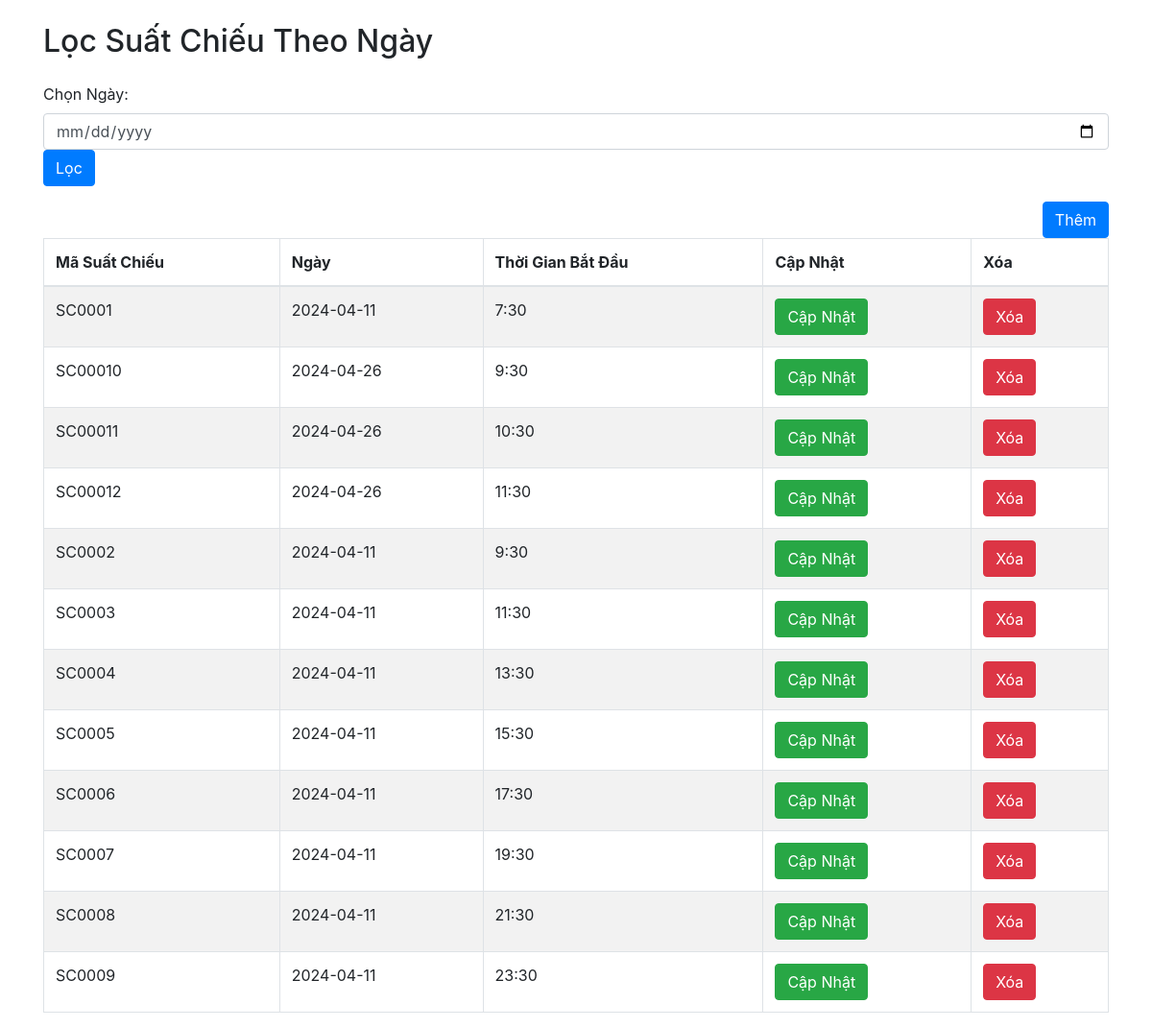
Before: /pages/suatchieuadmin.php with the older database file.
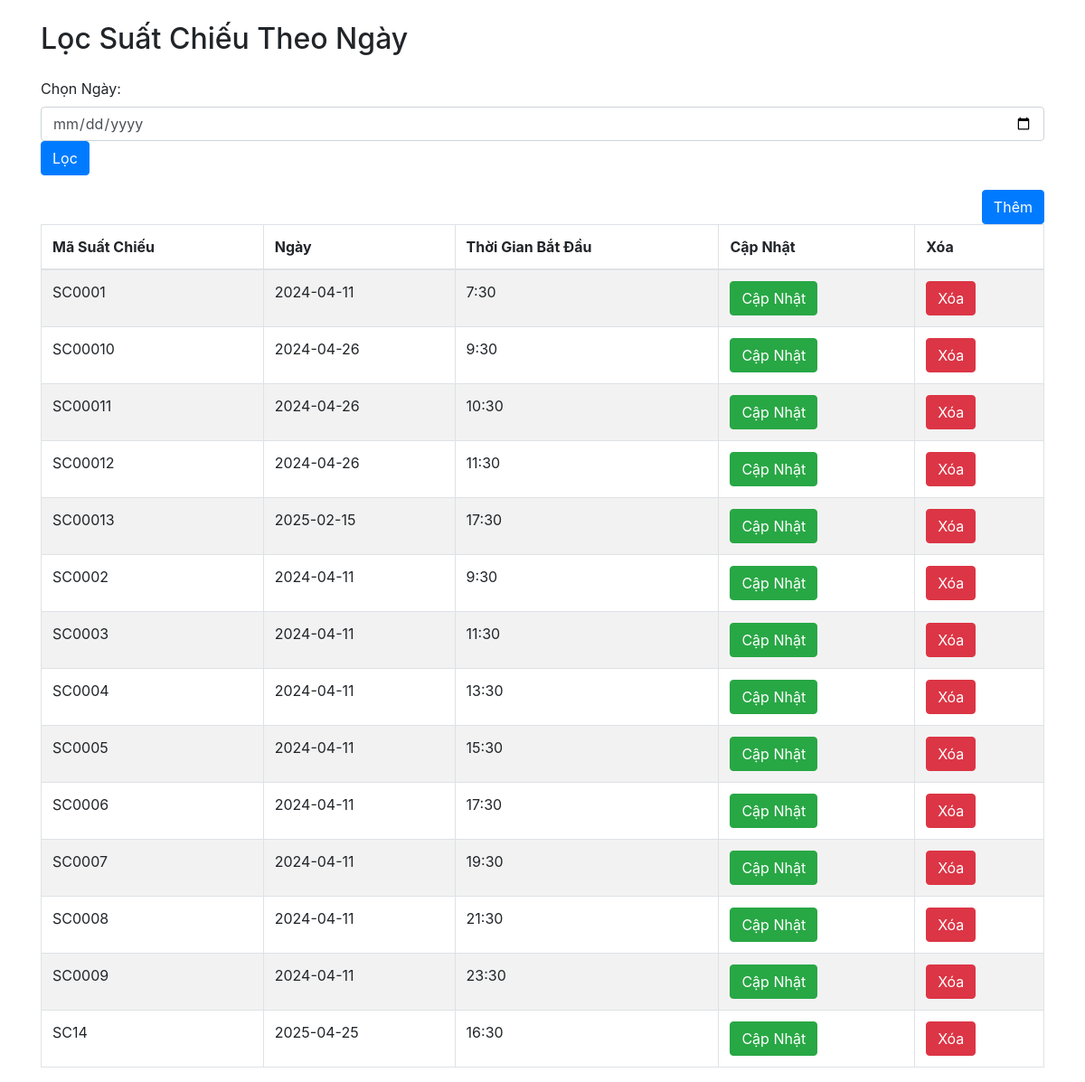
After: the same page with the newer database file.
### tables this page shows
CREATE TABLE `suatchieu` (
  `MASC` varchar(10) NOT NULL,
  `NGAY` date DEFAULT NULL,
  `THOIGIANBATDAU` varchar(10) DEFAULT NULL
);

### database/connectDatabase.php (called while the page is built, shortened)
<?php
class connectDatabase{
    public  $conn;
    public function __construct(){
        $this->servername = "127.0.0.1";
        $this->username = "root";
        $this->password = "";
        $this->database = "cinema";
        $this->conn = new mysqli($this->servername, $this->username, $this->password, $this->database);
    }
    public function executeQuery($query) {
        try{
            $result = $this->conn->query($query);
            return $result;
        }catch(Exception $e){
            echo "Lỗi truy vấn: " . $e->getMessage();
            return false;
        }
    }
}

### pages/suatchieuadmin.php (the view, shortened to what this page needs)
<?php
    require_once('./database/connectDatabase.php');
    $conn = new connectDatabase();
?>
<!DOCTYPE html>
<html lang="en">
<head>
    <link rel="stylesheet" href="https://cdn.jsdelivr.net/npm/bootstrap@4.6.2/dist/css/bootstrap.min.css">
</head>
<body>
    <div class="container">
        <h2 class="my-4">Lọc Suất Chiếu Theo Ngày</h2>
        <div class="form-group">
            <label for="ngay">Chọn Ngày:</label>
            <input type="date" class="form-control" id="ngay" name="ngay">
            <button class="btn btn-primary" onclick="filterByDate()">Lọc</button>
        </div>
        <div id="suatchieu-container">
            <div class="box1">
                <button class="btn btn-primary" data-toggle="modal" data-target="#exampleModal">Thêm</button>
            </div>
            <table class="table table-hover table-bordered table-striped">
                <thead>
                    <th>Mã Suất Chiếu</th>
                    <th>Ngày</th>
                    <th>Thời Gian Bắt Đầu</th>
                    <th>Cập Nhật</th>
                    <th>Xóa</th>
                </thead>
                <tbody>
                    <?php
                        $query = "SELECT * FROM suatchieu";
                        $result = $conn->executeQuery($query);
                        if(!$result) {
                            echo 'failed';
                        } else {
                            while($row = mysqli_fetch_assoc($result)) {
                    ?>
                    <tr>
                        <td><?php echo $row['MASC']; ?></td>
                        <td><?php echo $row['NGAY']; ?></td>
                        <td><?php echo $row['THOIGIANBATDAU']; ?></td>
                        <td><button class="btn btn-success" onclick="openEditNgayLeForm('<?php echo $row['MASC'] ?>', '<?php echo $row['NGAY']; ?>', '<?php echo $row['THOIGIANBATDAU']; ?>')">Cập Nhật</button></td>
                        <td><a href="./pages/deleteNgayLe.php?sid=<?php echo $row['MASC']; ?>" class="btn btn-danger">Xóa</a></td>
                    </tr>
                    <?php
                            }
                        }
                    ?>
                </tbody>
            </table>
        </div>
    </div>
</body>
</html>

### pages/suatchieuadmin.php (style rules this page uses)
.box1 button { float: right; }

Changed rows visible on the page:
added suatchieu: MASC "SC00013", NGAY "2025-02-15", THOIGIANBATDAU "17:30"
added suatchieu: MASC "SC14", NGAY "2025-04-25", THOIGIANBATDAU "16:30"
